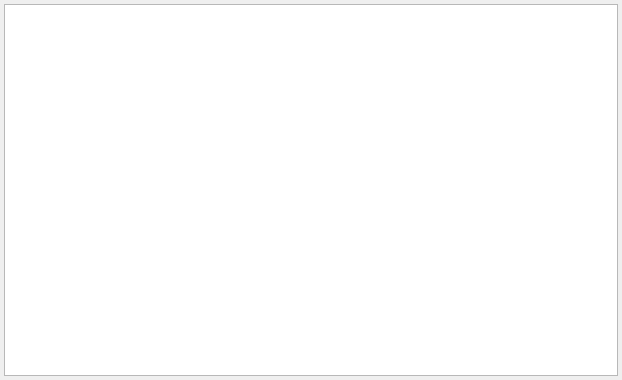
<?xml version="1.0" encoding="UTF-8"?>
<ui version="4.0">
 <class>InfoForm</class>
 <widget class="QWidget" name="InfoForm">
  <property name="geometry">
   <rect>
    <x>0</x>
    <y>0</y>
    <width>622</width>
    <height>380</height>
   </rect>
  </property>
  <property name="windowTitle">
   <string>Form</string>
  </property>
  <layout class="QHBoxLayout" name="horizontalLayout">
   <property name="spacing">
    <number>4</number>
   </property>
   <property name="leftMargin">
    <number>4</number>
   </property>
   <property name="topMargin">
    <number>4</number>
   </property>
   <property name="rightMargin">
    <number>4</number>
   </property>
   <property name="bottomMargin">
    <number>4</number>
   </property>
   <item>
    <widget class="QTableWidget" name="tableWidget"/>
   </item>
  </layout>
 </widget>
 <resources/>
 <connections/>
</ui>
